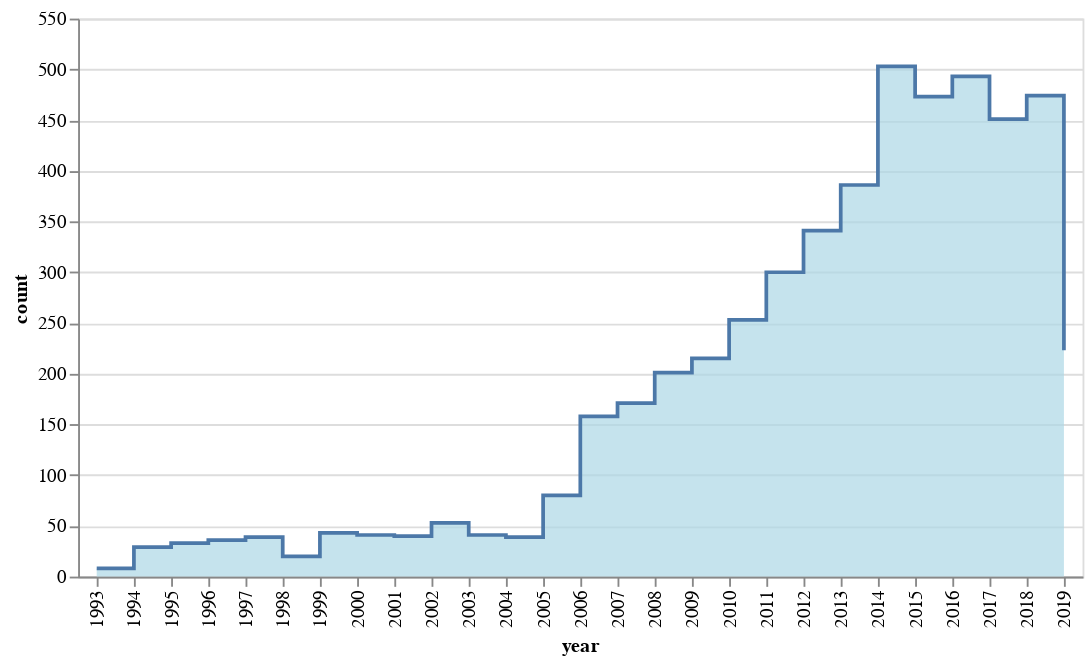

Here is the notebook cell this chart was saved with:
### Code cell
#Visualization

import missingno as msno
import altair as alt

alt.Chart(play_counts).mark_area(
    color="lightblue",
    interpolate='step-after',
    line=True
).encode(
    x='year',
    y='count'
)

#alt.Chart : Make chart object
#mark_area : In this part, call the desired graph type method.
#Put the desired argument inside the method.
#encode : Just put the elements you need on each axis.

### Figure 1 — Vega-Lite specification as saved in the notebook (floating-point values rounded to 4 significant figures)
{"config": {"view": {"continuousWidth": 400, "continuousHeight": 300}}, "data": {"name": "data-d922671ca3fed0bea067521a4cf0bd53"}, "mark": {"type": "area", "color": "lightblue", "interpolate": "step-after", "line": true}, "encoding": {"x": {"type": "nominal", "field": "year"}, "y": {"type": "quantitative", "field": "count"}}, "$schema": "https://vega.github.io/schema/vega-lite/v4.0.2.json", "datasets": {"data-d922671ca3fed0bea067521a4cf0bd53": [{"year": "1993", "count": 8}, {"year": "1994", "count": 29}, {"year": "1995", "count": 33}, {"year": "1996", "count": 36}, {"year": "1997", "count": 39}, {"year": "1998", "count": 20}, {"year": "1999", "count": 43}, {"year": "2000", "count": 41}, {"year": "2001", "count": 40}, {"year": "2002", "count": 53}, {"year": "2003", "count": 41}, {"year": "2004", "count": 39}, {"year": "2005", "count": 80}, {"year": "2006", "count": 158}, {"year": "2007", "count": 171}, {"year": "2008", "count": 201}, {"year": "2009", "count": 215}, {"year": "2010", "count": 253}, {"year": "2011", "count": 300}, {"year": "2012", "count": 341}, {"year": "2013", "count": 386}, {"year": "2014", "count": 503}, {"year": "2015", "count": 473}, {"year": "2016", "count": 493}, {"year": "2017", "count": 451}, {"year": "2018", "count": 474}, {"year": "2019", "count": 223}]}}
